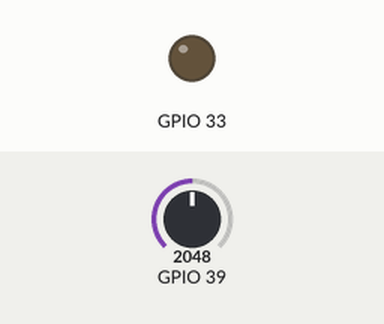
Simulated run of this sketch. Board: ESP32. Shown: output pins drawn as LEDs (lit = HIGH). The test bench sets the inputs (shaded band); at power-on: GPIO 39 = 2048.

Above: at 1.2 s.
1.3 s: GPIO 39 set to 1060
2.8 s: GPIO 39 set to 959
At 4.0 s:
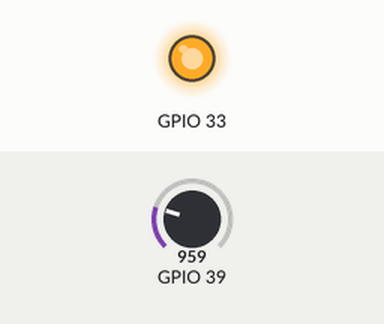
4.3 s: GPIO 39 set to 1064
At 5.2 s:
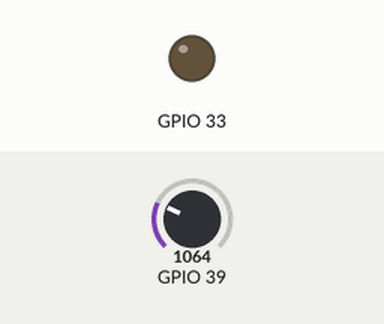
5.8 s: GPIO 39 set to 984
At 6.3 s:
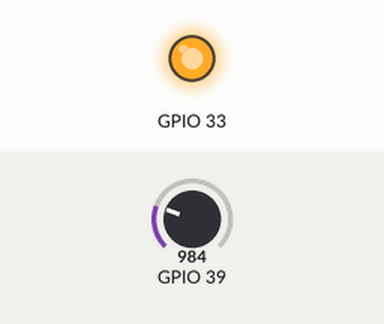
Timing chart, 0 to 8.3 s (numbered marks = the images above; inputs shaded):
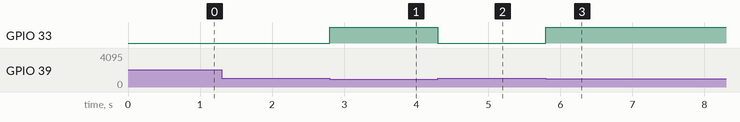

The sketch:

potentiometer.ino
```cpp
void setup()
{
  pinMode(39 , INPUT);
  pinMode(33 , OUTPUT);
  digitalWrite(33 , LOW);
}

void loop()
{
   int sensor_value = analogRead(39);

   if(sensor_value < 1024)
   {
      digitalWrite(33 , HIGH);
   }
   else if(sensor_value > 1024)
   {
    digitalWrite(33 , LOW);
   }
}
```

Measured:
- the behaviour switches between 1024 and 1023 on GPIO 39 (found by bisection; images 0 and 1)
- after the input at 1.3 s, every drawn part: stays the same
- after the input at 2.8 s, GPIO 33: LOW → HIGH at once
- after the input at 4.3 s, GPIO 33: HIGH → LOW at once
- after the input at 5.8 s, GPIO 33: LOW → HIGH at once
